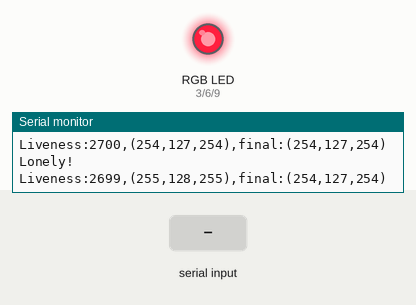
This sketch was run on a simulated Arduino Uno, built with avr-gcc and run on an emulated ATmega328P. On the bench: an RGB LED mixed from three pins (HIGH = lit), the last lines printed to the serial monitor. The inputs (shaded band) are chosen by the test bench. Dim RGB values are drawn brighter than linear; random numbers use the default seed unless the sketch sets one.

Above: at 12.9 s.
13.0 s: "r:\n" received over the second serial link
At 18.97 s:
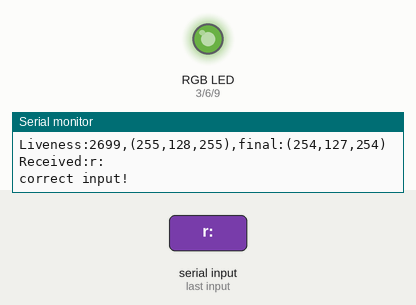
At 19.77 s:
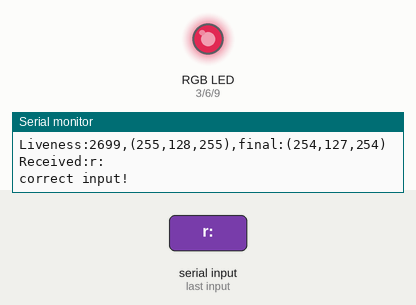
27.9 s: "r:\n" received over the second serial link
At 31.85 s:
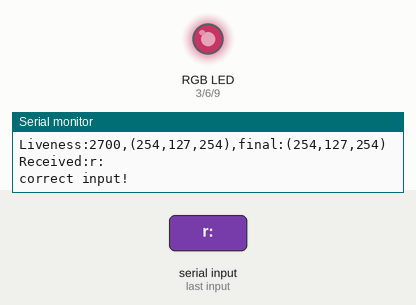
Timing chart, 0 to 40.2 s (numbered marks = the images above; inputs shaded):
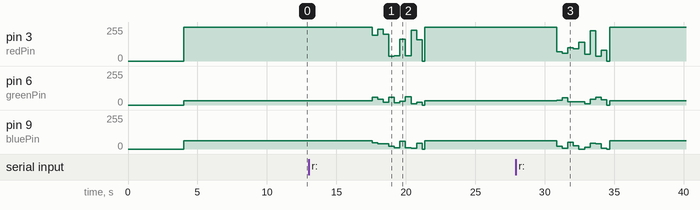

The sketch:

color_firefly.ino
```cpp
#include <SoftwareSerial.h>


//#include <I2C.h>
SoftwareSerial mySerial(4, 5); // RX, TX
const long stepDuration = 4000;
const long MAX_LIVENESS = 3600*3/(4000/1000);
//survie:3h

const byte redPin = 3;
const byte greenPin = 6;
const byte bluePin = 9;

long liveness = MAX_LIVENESS;


int red; int green; int blue;
int setupRed; int setupBlue; int setupGreen;

void setup() {

  Serial.begin(4800);
  Serial.flush();
  mySerial.begin(4800);
  mySerial.flush();

  pinMode(redPin, OUTPUT);
  pinMode(greenPin, OUTPUT);
  pinMode(bluePin, OUTPUT);
  randomSeed(analogRead(0));
  red = random(3)*127;
  green = random(3)*127;
  blue = random(3)*127;
  setupRed = red;
  setupGreen = green;
  setupBlue = blue;

  Serial.println("Setup done");
  }

  double livenessRatio()
  {
    return (double)liveness/MAX_LIVENESS;
  }

void setCurrentColor()
{
  analogWrite(redPin, red*livenessRatio());
  analogWrite(greenPin, green*0.25*livenessRatio());
  analogWrite(bluePin, blue*0.25*livenessRatio());
}

  void joyAnimation()
  {
      setCurrentColor();
    for(int i=0; i<10;i++)
      {
        delay(400);
        analogWrite(redPin, random(255));
        analogWrite(greenPin, random(255)*0.25);
        analogWrite(bluePin, random(255)*0.25);
      }
  }


void sendToOther()
{
  String toSend = "r:"+String(red)+",g:"+String(green)+",b:"+String(blue);
  mySerial.println(toSend);
}

void tiltColorsTo(int r, int g, int b)
{
 if(r>=red&&red<255) red++;
        else red--;

        if(g>=green&&green<255) green++;
        else green--;

        if(b>=blue&&blue<255) blue++;
        else blue--;
}

void permanentColorTilt()
{
  Serial.println("Permanent color tilt!!!");
 if(setupRed<=red&&setupRed<255) setupRed++;
        else setupRed--;

        if(setupGreen<=green&&setupGreen<255) setupGreen++;
        else setupGreen--;

        if(setupBlue<=blue&&setupBlue<255) setupBlue++;
        else setupBlue--;
}


void boundAddToLiveness(long val)
{
  liveness+= val;
  if(liveness < 0) liveness = 0;
  if(liveness > MAX_LIVENESS) liveness  = MAX_LIVENESS;
}

long lastTimeReceived = 0;

void receiveFromOther(
  boolean& justReceived,
  boolean& lastReceiveWasLongAgo,
  int& r, int& g, int& b)
{
  justReceived = false;
  lastReceiveWasLongAgo = ((millis()-lastTimeReceived)>10000);

  while(mySerial.available())
  {
    String received = mySerial.readString();
    Serial.print("Received:");
    Serial.println(received);

    if(received.substring(0,2)=="r:"&&received.charAt(received.length()-1)=='\n')
        Serial.println("correct input!");
        else return;

        justReceived = true;

    r = received.substring(2,received.indexOf(",")).toInt();
   /* Serial.print("Red value:");
    Serial.println(r);*/

    received =received.substring(received.indexOf(",")+1);

    g = received.substring(2,received.indexOf(",")).toInt();
   /* Serial.print("Green value:");
    Serial.println(g);*/

    received =received.substring(received.indexOf(",")+1);
    b = received.substring(2,received.indexOf("\n")).toInt();
   /* Serial.print("Blue value:");
    Serial.println(b);*/


    lastTimeReceived = millis();

    justReceived = true;


 /*
    Serial.print(".");
      r = mySerial.parseInt();
      g = mySerial.parseInt();
      b = mySerial.parseInt();
      sendToOther();


      newReceived = mySerial.read() == '\n'
            &&r>0 &&g>0 &&b>0&&r<255&&g<255&&b<255 ;
      Serial.flush();*/
  }
}

boolean isMaxLiveness()
{
  return liveness == MAX_LIVENESS;
}
void updateAsLonely()
{
  Serial.println("Lonely!");
   boundAddToLiveness(-1);
   tiltColorsTo(setupRed, setupGreen, setupBlue);
}
void connectWithOtherSelf()
{
  sendToOther();
  int r,g,b;
  boolean justReceived;
  boolean lastReceiveWasLongAgo;
  receiveFromOther(justReceived, lastReceiveWasLongAgo,r,g,b);

  if(!justReceived)
  {
    if(lastReceiveWasLongAgo)
    updateAsLonely();

          return;
  }

  if(lastReceiveWasLongAgo && justReceived)
      joyAnimation();

  boundAddToLiveness(MAX_LIVENESS/100);//total refill in 100 iterations of 4 seconds each = 400s

  if(isMaxLiveness())
  {
    Serial.println("Merging with my mate!");
    analogWrite(redPin, r*livenessRatio());
    analogWrite(greenPin, g*0.25*livenessRatio());
    analogWrite(bluePin, b*0.25*livenessRatio());
    delay(200);
    analogWrite(redPin, red*livenessRatio());
    analogWrite(greenPin, green*0.25*livenessRatio());
    analogWrite(bluePin, blue*0.25*livenessRatio());
    tiltColorsTo(r, g, b);

    if(abs(r-red) < 3 && abs(b - blue) < 3 && abs(g - green) < 3)
    {
      permanentColorTilt();

      analogWrite(redPin, 255*livenessRatio());
      analogWrite(greenPin, 255*0.25*livenessRatio());
      analogWrite(bluePin, 255*0.25*livenessRatio());
      delay(200);
      analogWrite(redPin, setupRed*livenessRatio());
      analogWrite(greenPin, setupGreen*0.25*livenessRatio());
      analogWrite(bluePin, setupBlue*0.25*livenessRatio());
      delay(200);
      analogWrite(redPin, red*livenessRatio());
      analogWrite(greenPin, green*0.25*livenessRatio());
      analogWrite(bluePin, blue*0.25*livenessRatio());
    }
  }
}

boolean isDead()
{
  return liveness < 0.001;
}


void loop() {

  Serial.println("Liveness:"+String(liveness)+",("+String(red)+","+String(green)
  +","+String(blue)+
  "),final:("+String(setupRed)+","+String(setupGreen)+","+String(setupBlue)+")");
    delay(stepDuration);


  if(isDead())
  {
    delay(1000);
    analogWrite(redPin, red);
    analogWrite(greenPin, green*0.25);
    analogWrite(bluePin, blue*0.25);
    delay(200);
    analogWrite(redPin, 0);
    analogWrite(greenPin, 0);
    analogWrite(bluePin, 0);
  }
  else
  {
    setCurrentColor();
  }

  connectWithOtherSelf();

}
```
